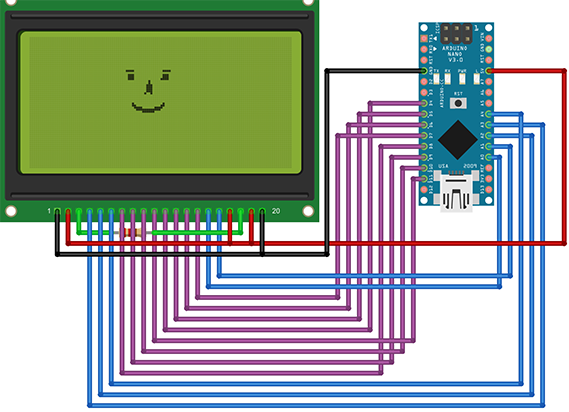
#> input picture assets/img/128x64_arduino-v0.1.png, 569 x 412 px
$ python icon_convert.py ../../assets/img out
#> lines starting #> are read from the running program, lines starting #| are printed output that depends on the picture
#!/usr/bin/env python3
# This code was taken from the official Flipper Zero firmware repository:
# https://github.com/flipperdevices/flipperzero-firmware
# And distributes under GNU GPL-3.0 license
import argparse
import io
import os

from PIL import Image, ImageOps

ICONS_SUPPORTED_FORMATS = ["png"]

ICONS_TEMPLATE_INC_ICON_NAME = """.global {name}
"""

ICONS_TEMPLATE_INC_FONT_NAME = """{upper_name}_SIZE = {size}
.global {name}_arr
"""

ICONS_TEMPLATE_ASM_HEADER = """.include "assets/build/assets_icons.inc"
.section .rodata

"""
ICONS_TEMPLATE_ASM_ICON = """{name}:
    {name}_width: .byte {width}
    {name}_height: .byte {height}
    {name}_data: .byte {data}
"""

ICONS_TEMPLATE_ASM_FONT_CHAR = "    .byte {data}  ; {name}"
ICONS_TEMPLATE_ASM_SKIP_BYTES = "    .skip {skip} * 8  ; no chars in this range\n"

ICONS_TEMPLATE_ASM_ARR_HEADER = "{name}_arr:\n"
ICONS_TEMPLATE_ASM_ARR_LINE = "    .word {data}\n"


def swap_bits(num):
    num = (num & 0xF0) >> 4 | (num & 0x0F) << 4
    num = (num & 0xCC) >> 2 | (num & 0x33) << 2
    num = (num & 0xAA) >> 1 | (num & 0x55) << 1
    return num


class CImage:
    def __init__(self, width: int, height: int, data: bytes):
        self.width = width
        self.height = height
        self.data = data

    def write(self, filename):
        with open(filename, "wb") as file:
            file.write(self.data)

    def data_as_carray(self):
        return ", ".join(
            "0x{:02x}".format(swap_bits(img_byte)) for img_byte in self.data
        )


def is_file_an_icon(filename):
    extension = filename.lower().split(".")[-1]
    return extension in ICONS_SUPPORTED_FORMATS


def png2xbm(file):
#> called with file = '../../assets/img/128x64_arduino-v0.1.png'
    with Image.open(file) as im:
#> im is the input picture: PIL image 569x412 RGBA; mean R, G, B, A 162.3, 172.5, 163.7, 254.9
        with io.BytesIO() as output:
            bw = im.convert("1")
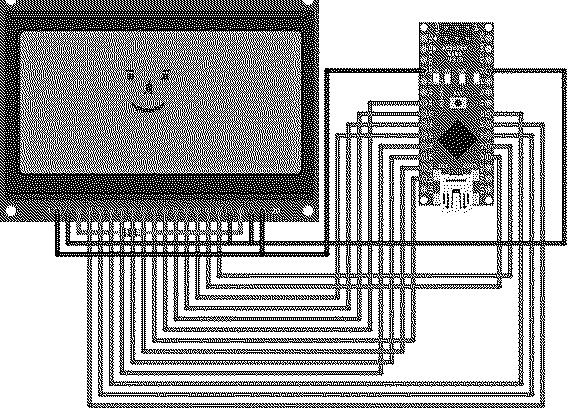
#> bw: PIL image 569x412 1; 65.9% white; black in thin lines or dots
            bw = ImageOps.invert(bw)
#> bw: PIL image 569x412 1; 34.1% white in thin lines or dots
            bw.save(output, format="XBM")
            return output.getvalue()


def file2image(file):
    output = png2xbm(file)
    assert output
    f = io.StringIO(output.decode().strip())
    width = int(f.readline().strip().split(" ")[2])
    height = int(f.readline().strip().split(" ")[2])
    data = f.read().strip().replace("\n", "").replace(" ", "").split("=")[1][:-1]
    data_str = data[1:-1].replace(",", " ").replace("0x", "")
    data_bin = bytearray.fromhex(data_str)
    return CImage(width, height, data_bin)


def _icon2header(file):
    image = file2image(file)
    return image.width, image.height, image.data_as_carray()


def _iconIsSupported(filename):
    extension = filename.lower().split(".")[-1]
    return extension in ICONS_SUPPORTED_FORMATS


def icons(args):
    print("ICON: Converting icons")
    os.makedirs(args.output_directory, exist_ok=True)
    icons_c = open(
        os.path.join(args.output_directory, f"{args.filename}.s"),
        "w",
        newline="\n",
    )
    icons = []
    fonts = []
    icons_c.write(ICONS_TEMPLATE_ASM_HEADER)
    # Traverse icons tree, append image data to source file
    for dirpath, dirnames, filenames in os.walk(args.input_directory):
        print(f"ICON: Processing directory {dirpath}")
        dirnames.sort()
        filenames.sort()
        if not filenames:
            continue
        if os.path.basename(dirpath).startswith("font_"):
            print(f"ICON: Folder contains font")
            font_name = os.path.split(dirpath)[1].replace("-", "_")
            icons_c.write(ICONS_TEMPLATE_ASM_ARR_HEADER.format(name=font_name))
            previous_char_code = 0
            size = 0
            for filename in sorted(
                filenames, key=lambda current: int(current.split(".png")[0])
            ):
                fullfilename = os.path.join(dirpath, filename)
                if not _iconIsSupported(filename):
                    continue
                char_code = filename.split(".png")[0]
                current_char_code = int(char_code)
                print(
                    f"ICON: Processing {font_name} character {chr(current_char_code)}"
                )

                if previous_char_code == 0:
                    previous_char_code = current_char_code
                    size += 8
                else:
                    offset = current_char_code - previous_char_code
                    if offset > 1:  # need to insert blank data
                        icons_c.write(
                            ICONS_TEMPLATE_ASM_SKIP_BYTES.format(skip=str(offset - 1))
                        )
                    previous_char_code = current_char_code
                    size += offset * 8

                fullfilename = os.path.join(dirpath, filename)
                width, height, data = _icon2header(fullfilename)
                icons_c.write(
                    ICONS_TEMPLATE_ASM_FONT_CHAR.format(name=char_code, data=data)
                )
                icons_c.write("\n")
                # icons.append((char_code, width, height))
            fonts.append((font_name, size))
        else:
            # process icons
            for filename in filenames:
                if not _iconIsSupported(filename):
                    continue
                print(f"ICON: Processing icon {filename}")
                icon_name = "icon_" + "_".join(filename.split(".")[:-1]).replace(
                    "-", "_"
                )
                fullfilename = os.path.join(dirpath, filename)
                width, height, data = _icon2header(fullfilename)
                frame_name = icon_name
                icons_c.write(
                    ICONS_TEMPLATE_ASM_ICON.format(
                        name=frame_name, width=width, height=height, data=data
                    )
                )
                icons_c.write("\n")
                icons.append((icon_name, width, height))

    icons_c.close()

    # Create Public Header
    print(f"ICON: Creating header")
    icons_h = open(
        os.path.join(args.output_directory, f"{args.filename}.inc"),
        "w",
        newline="\n",
    )
    for name, width, height in icons:
        icons_h.write(ICONS_TEMPLATE_INC_ICON_NAME.format(name=name))
    for name, size in fonts:
        icons_h.write(
            ICONS_TEMPLATE_INC_FONT_NAME.format(
                name=name, upper_name=name.upper(), size=size
            )
        )
    icons_h.close()
    print(f"ICON: Done")
    return 0


def main():
    parser = argparse.ArgumentParser(description="Converting .png icons to asm array")
    parser.add_argument("input_directory", help="Source directory")
    parser.add_argument("output_directory", help="Output directory")
    parser.add_argument(
        "--filename",
        help="Base filename for file with icon data",
        required=False,
        default="assets_icons",
    )
    args = parser.parse_args()
    icons(args)


if __name__ == "__main__":
    main()
